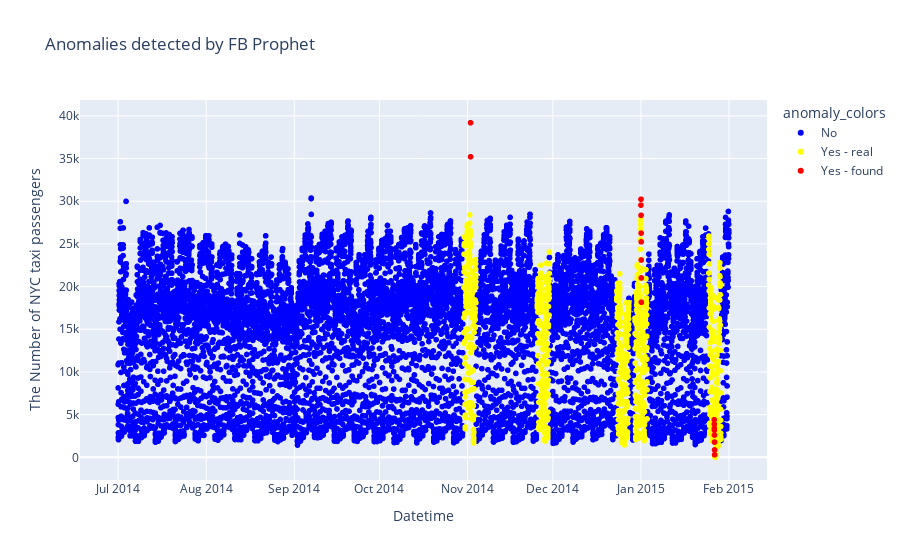

Notebook code for this chart:
### Code cell
#display anomalies
results['anomaly_colors'] = results.apply(lambda x: 'Yes - found' if  (x['anomaly'] == 1) else ('Yes - real' if (x['class'] == 1) else 'No'), axis=1)
results = results[:-100].reset_index() #enlever les predictions

fig = px.scatter(results, x='ds', y='y',
                color='anomaly_colors', color_discrete_map = {'Yes - found': 'red', 'Yes - real': 'yellow', 'No': 'blue'},
                title='Anomalies detected by FB Prophet', labels={'ds':'Datetime', 'y':'The Number of NYC taxi passengers'})

"""
fig.update_xaxes(rangeslider_visible=True,
                rangeselector=dict(buttons=list([
                    dict(count=1, label='1y', step='year', stepmode='backward'),
                    dict(count=2, label='2y', step='year', stepmode='backward'),
                    dict(count=3, label='3y', step='year', stepmode='backward'),
                    dict(step='all')
                ])))
"""

fig

### Figure 1 — Plotly figure (JSON) as saved in the notebook; plotly's stock layout.template omitted (floating-point values rounded to 4 significant figures; data arrays with more than 128 entries replaced by an {"elided": "..."} marker saying what was removed)
{"data": [{"hovertemplate": "anomaly_colors=No<br>Datetime=%{x}<br>The Number of NYC taxi passengers=%{y}<extra></extra>", "legendgroup": "No", "marker": {"color": "blue", "symbol": "circle"}, "mode": "markers", "name": "No", "showlegend": true, "type": "scattergl", "x": {"elided": "9290 str values"}, "xaxis": "x", "y": {"elided": "9290 int values"}, "yaxis": "y"}, {"hovertemplate": "anomaly_colors=Yes - real<br>Datetime=%{x}<br>The Number of NYC taxi passengers=%{y}<extra></extra>", "legendgroup": "Yes - real", "marker": {"color": "yellow", "symbol": "circle"}, "mode": "markers", "name": "Yes - real", "showlegend": true, "type": "scattergl", "x": {"elided": "1012 str values"}, "xaxis": "x", "y": {"elided": "1012 int values"}, "yaxis": "y"}, {"hovertemplate": "anomaly_colors=Yes - found<br>Datetime=%{x}<br>The Number of NYC taxi passengers=%{y}<extra></extra>", "legendgroup": "Yes - found", "marker": {"color": "red", "symbol": "circle"}, "mode": "markers", "name": "Yes - found", "showlegend": true, "type": "scattergl", "x": ["2014-11-02T01:00:00", "2014-11-02T01:30:00", "2015-01-01T00:30:00", "2015-01-01T01:00:00", "2015-01-01T01:30:00", "2015-01-01T02:00:00", "2015-01-01T02:30:00", "2015-01-01T03:00:00", "2015-01-01T03:30:00", "2015-01-01T04:00:00", "2015-01-26T19:30:00", "2015-01-26T20:00:00", "2015-01-26T20:30:00", "2015-01-26T21:00:00", "2015-01-26T21:30:00", "2015-01-26T22:00:00", "2015-01-26T22:30:00", "2015-01-26T23:00:00"], "xaxis": "x", "y": [39197, 35212, 29547, 30236, 28348, 26264, 25243, 23117, 21017, 18170, 4402, 3877, 3384, 3203, 2611, 1783, 866, 297], "yaxis": "y"}], "layout": {"legend": {"title": {"text": "anomaly_colors"}, "tracegroupgap": 0}, "title": {"text": "Anomalies detected by FB Prophet"}, "xaxis": {"anchor": "y", "domain": [0, 1], "title": {"text": "Datetime"}}, "yaxis": {"anchor": "x", "domain": [0, 1], "title": {"text": "The Number of NYC taxi passengers"}}}}
